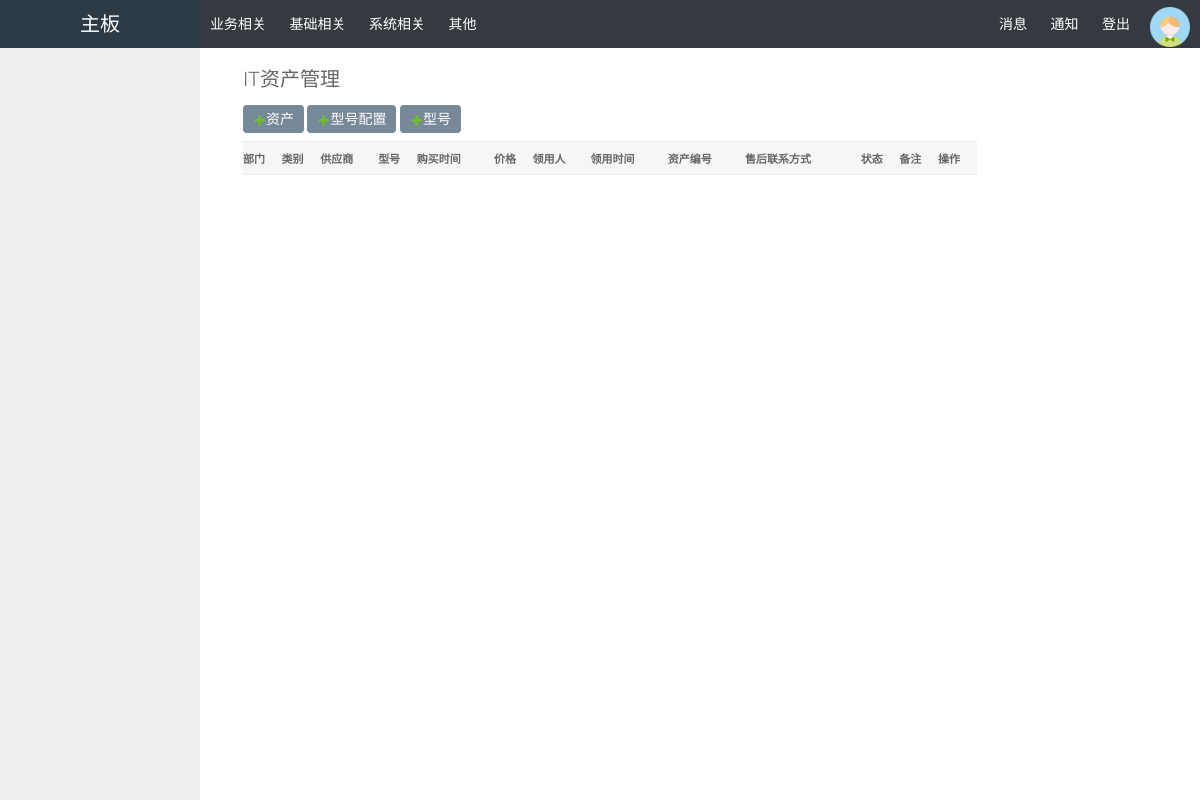
/asset/, run on an earlier commit of the app's database.
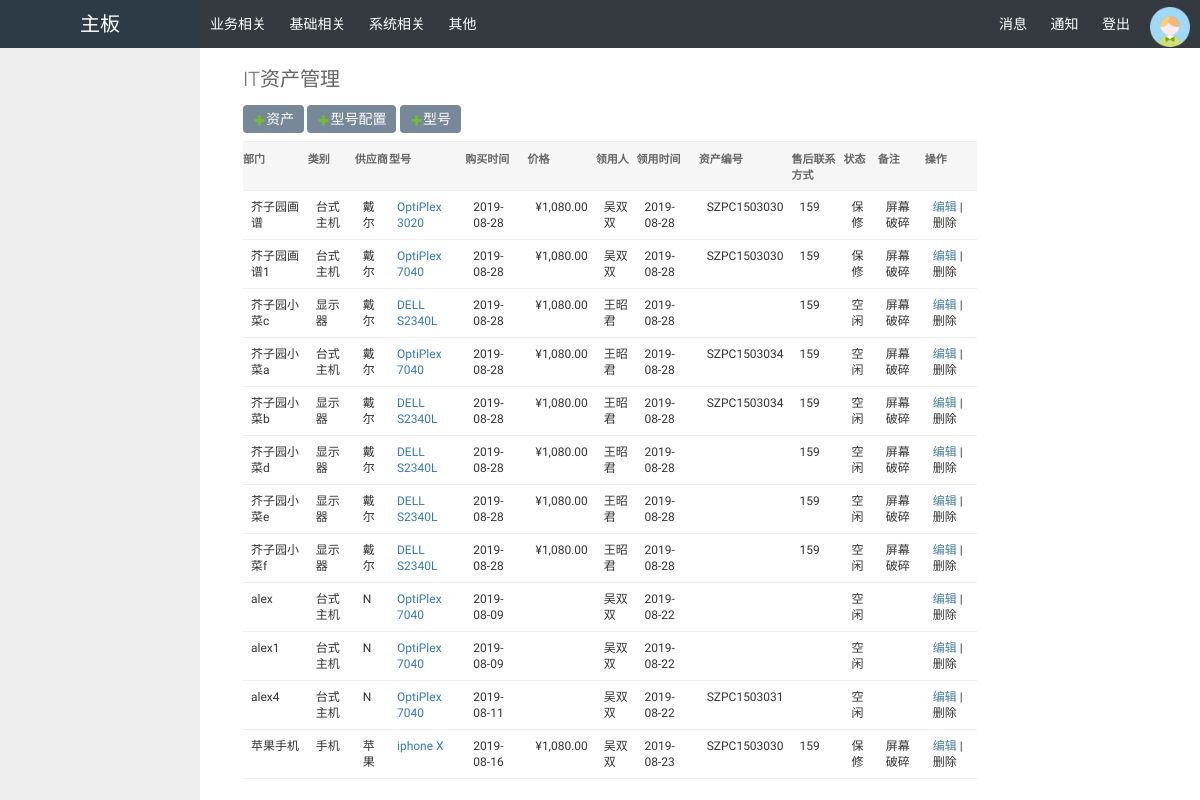
And on a later commit of the database.
### api/models.py (models this page shows, shortened)
class Asset(models.Model):
    supplier_type_choices = (
        (1, 'N'),
        (2,'戴尔'),
        (3, '苹果'),
    )
    status_choices = (
        (1,'空闲'),
        (2, '保修'),
        (3, '报废')
    )
    name = models.CharField(max_length=32,verbose_name='名称')
    mod = models.ForeignKey('Models',on_delete=models.CASCADE,verbose_name='型号')
    purchase_at = models.DateField(verbose_name='购买时间')
    price = models.CharField(max_length=32, verbose_name='价格',blank=True,null=True)
    recipient = models.ForeignKey('Employee',on_delete=models.CASCADE,verbose_name='领用人')
    recipient_at =  models.DateField(verbose_name='领用时间')
    sn = models.CharField(max_length=32,verbose_name='资产编号')
    supplier = models.IntegerField(choices=supplier_type_choices,default=3,verbose_name='供应商')
    after_sales = models.CharField(max_length=128,blank=True,null=True,verbose_name='售后联系方式')
    status = models.IntegerField(choices=status_choices,default=1,verbose_name='状态')
    note = models.CharField(max_length=64,blank=True,null=True,verbose_name='备注',default='')

class Models(models.Model):
    name = models.CharField(max_length=32)
    type = models.ForeignKey('Type',to_field='id',related_name='type_name',on_delete=models.CASCADE,verbose_name='类别')
    configure = models.OneToOneField(to='Configuration',on_delete=models.CASCADE,verbose_name='配置',null=True,blank=True)
    def __str__(self):
        return self.name

class Type(models.Model):
    name = models.CharField(max_length=32,verbose_name='类别')
    def __str__(self):
        return self.name

class Employee(models.Model):
    name = models.CharField(max_length=32,verbose_name='员工姓名')
    dept = models.ForeignKey('Department',on_delete=models.CASCADE,verbose_name='部门')
    def __str__(self):
        return self.name

### api/views/views.py (the view)
# urls.py: url(r'^asset/$', views.handle_asset, name="asset"),
def handle_asset(request):
    username = request.session.get('username')
    asset_list = models.Asset.objects.all()
    return render(request,'asset.html',{'username':username,'assets':asset_list})

### templates/asset.html (shortened to what this page needs)
{% extends 'layout.html' %}
{% block css %}
    <link rel="stylesheet" type="text/css" href="/static/css/base.css">
{% endblock %}
{% block content %}
    <div style="padding: 20px 40px">
    <h1>IT资产管理</h1>
    <p>
        <a href="/add_asset/" class="alink"><img src="/static/image/icon-addlink.svg" alt="">资产</a>
        <a href="/add_configure/" class="alink"><img src="/static/image/icon-addlink.svg" alt="">型号配置</a>
        <a href="/add_model/" class="alink"><img src="/static/image/icon-addlink.svg" alt="">型号</a>
    </p>
    <table class="table-test asset">
        <thead>
            <tr>
                <th>部门</th>
                <th>类别</th>
                <th>供应商</th>
                <th>型号</th>
                <th>购买时间</th>
                <th>价格</th>
                <th>领用人</th>
                <th>领用时间</th>
                <th>资产编号</th>
                <th>售后联系方式</th>
                <th>状态</th>
                <th>备注</th>
                <th>操作</th>
            </tr>
        </thead>
        <tbody>
            {% for item in assets %}
                <tr nid="{{ item.id }}">
                    <td>{{ item.name }}</td>
                    <td>{{ item.mod.type }}</td>
                    <td>{{ item.get_supplier_display }}</td>
                    <td>
                        <a tabindex="0" role="button" data-toggle="popover" data-trigger="focus" data-content="<table class='table
                         table-bordered'><tr><th>CPU</th><td>{{ item.mod.configure.cpu }}</td></tr><tr><th>内存
                         </th><td>{{ item.mod.configure.mem }}</td></tr><tr><th>硬盘</th><td>
                         {{ item.mod.configure.harddisk }}</td></tr></tr><tr><th>屏幕</th><td>
                         {{ item.mod.configure.screen }}</td></tr></table>">
                            {{ item.mod }}
                        </a>
                    </td>
                    <td>{{ item.purchase_at | date:"Y-m-d" }}</td>
                    <td>{{ item.price }}</td>
                    <td>{{ item.recipient }}</td>
                    <td>{{ item.recipient_at | date:"Y-m-d"}}</td>
                    <td>{{ item.sn }}</td>
                    <td>{{ item.after_sales }}</td>
                    <td>{{ item.get_status_display }}</td>
                    <td>{{ item.note }}</td>
                    <td>
                        <a href="/edit_asset?nid={{ item.id }}">编辑</a> | <span onclick="delRow(this)">删除</span>
                    </td>
                </tr>
            {% endfor %}
        </tbody>
    </table>
{% endblock %}

What changed in the data, as far as the page shows it:
added Asset: name "芥子园画谱", mod.type "台式主机", supplier "戴尔", mod "OptiPlex 3020", purchase_at "2019-08-28", price "¥1,080.00", recipient "吴双双", recipient_at "2019-08-28", sn "SZPC1503030", after_sales "159", status "保修", note "屏幕破碎"
added Asset: name "芥子园画谱1", mod.type "台式主机", supplier "戴尔", mod "OptiPlex 7040", purchase_at "2019-08-28", price "¥1,080.00", recipient "吴双双", recipient_at "2019-08-28", sn "SZPC1503030", after_sales "159", status "保修", note "屏幕破碎"
added Asset: name "芥子园小菜c", mod.type "显示器", supplier "戴尔", mod "DELL S2340L", purchase_at "2019-08-28", price "¥1,080.00", recipient "王昭君", recipient_at "2019-08-28", after_sales "159", status "空闲", note "屏幕破碎"
added Asset: name "芥子园小菜a", mod.type "台式主机", supplier "戴尔", mod "OptiPlex 7040", purchase_at "2019-08-28", price "¥1,080.00", recipient "王昭君", recipient_at "2019-08-28", sn "SZPC1503034", after_sales "159", status "空闲", note "屏幕破碎"
added Asset: name "芥子园小菜b", mod.type "显示器", supplier "戴尔", mod "DELL S2340L", purchase_at "2019-08-28", price "¥1,080.00", recipient "王昭君", recipient_at "2019-08-28", sn "SZPC1503034", after_sales "159", status "空闲", note "屏幕破碎"
added Asset: name "芥子园小菜d", mod.type "显示器", supplier "戴尔", mod "DELL S2340L", purchase_at "2019-08-28", price "¥1,080.00", recipient "王昭君", recipient_at "2019-08-28", after_sales "159", status "空闲", note "屏幕破碎"
added Asset: name "芥子园小菜e", mod.type "显示器", supplier "戴尔", mod "DELL S2340L", purchase_at "2019-08-28", price "¥1,080.00", recipient "王昭君", recipient_at "2019-08-28", after_sales "159", status "空闲", note "屏幕破碎"
added Asset: name "芥子园小菜f", mod.type "显示器", supplier "戴尔", mod "DELL S2340L", purchase_at "2019-08-28", price "¥1,080.00", recipient "王昭君", recipient_at "2019-08-28", after_sales "159", status "空闲", note "屏幕破碎"
added Asset: name "alex", mod.type "台式主机", supplier "N", mod "OptiPlex 7040", purchase_at "2019-08-09", recipient "吴双双", recipient_at "2019-08-22", status "空闲"
added Asset: name "alex1", mod.type "台式主机", supplier "N", mod "OptiPlex 7040", purchase_at "2019-08-09", recipient "吴双双", recipient_at "2019-08-22", status "空闲"
added Asset: name "alex4", mod.type "台式主机", supplier "N", mod "OptiPlex 7040", purchase_at "2019-08-11", recipient "吴双双", recipient_at "2019-08-22", sn "SZPC1503031", status "空闲"
added Asset: name "苹果手机", mod.type "手机", supplier "苹果", mod "iphone X", purchase_at "2019-08-16", price "¥1,080.00", recipient "吴双双", recipient_at "2019-08-23", sn "SZPC1503030", after_sales "159", status "保修", note "屏幕破碎"
